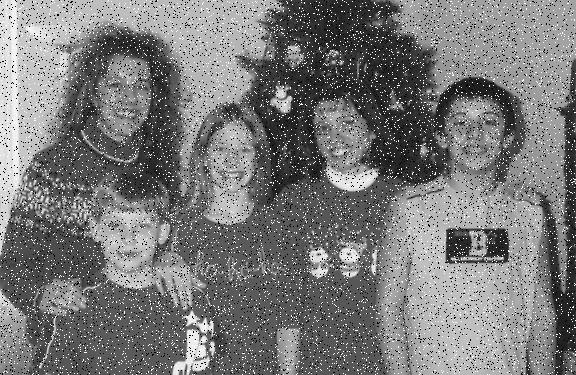
#> input picture momandkids.jpg, 576 x 375 px
$ python pa13d.py
#> lines starting #> are read from the running program, lines starting #| are printed output that depends on the picture
#!/usr/bin/env python3
# -*- coding: utf-8 -*-
"""
Created on Sun Feb 18 17:47:37 2018

@author: Richard Guinto
"""

import numpy as np
import cv2
import matplotlib.pyplot as plt
import sys

filename = 'momandkids.jpg'
if len(sys.argv) > 1 :
    filename = sys.argv[1]


img = cv2.imread(filename)
#> img is the input picture: shape (375, 576, 3); min 0, max 255, mean 121
gray = cv2.cvtColor(img, cv2.COLOR_BGR2GRAY)
median5 = cv2.medianBlur(gray, 5)

blur = cv2.GaussianBlur(median5, (5,5),3)
sharp1 = cv2.addWeighted(median5, 1.5, blur, -0.5, 0)

median3 = cv2.medianBlur(gray, 3)
#plt.imshow(median3, cmap='gray')
#plt.show()
median33 = cv2.medianBlur(median3, 3)

blur = cv2.GaussianBlur(median33, (5,5),3)
sharp2 = cv2.addWeighted(median33, 1.5, blur, -0.5, 0)

#add text labels into each image to be displayed on screen
cv2.putText(sharp2,'(d) Sharpen double median filter 3x3', (10,20), cv2.FONT_HERSHEY_PLAIN, 1, (255,255,255))
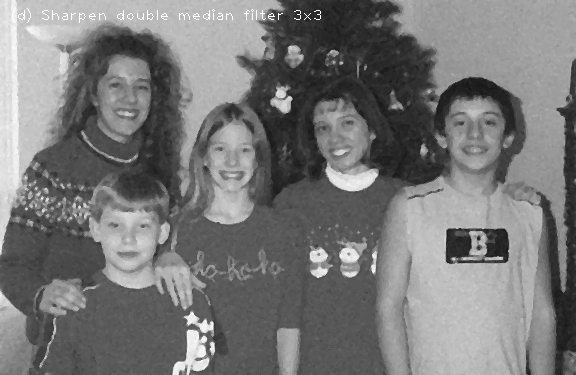
#> sharp2: shape (375, 576); min 20, max 255, mean 120.2
cv2.putText(sharp1,'(c) Sharpen (b)', (10,20), cv2.FONT_HERSHEY_PLAIN, 1, (255,255,255))
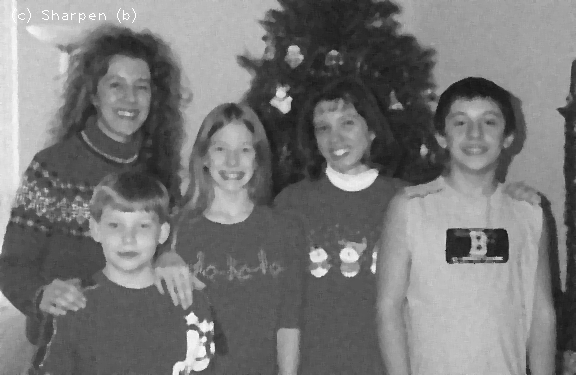
#> sharp1: shape (375, 576); min 24, max 255, mean 120
cv2.putText(median5,'(b) with Median Filter 5x5', (10,20), cv2.FONT_HERSHEY_PLAIN, 1, (255,255,255))
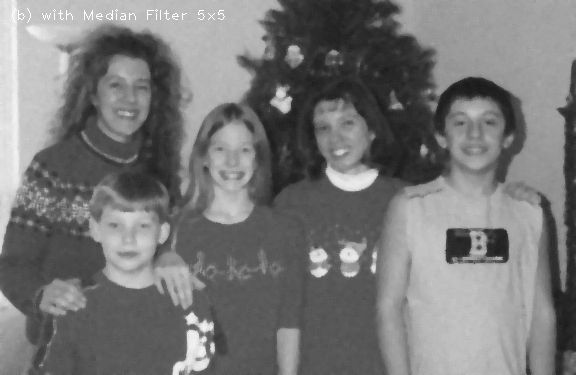
#> median5: shape (375, 576); min 26, max 255, mean 120
cv2.putText(gray,'(a) Original', (10,20), cv2.FONT_HERSHEY_PLAIN, 1, (255,255,255))
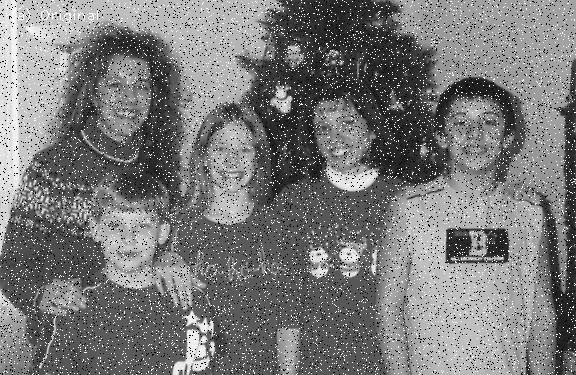
#> gray: shape (375, 576); min 0, max 255, mean 121

#concatenate all images into 2x2 canvas
canvas1 = np.hstack([gray, median5])
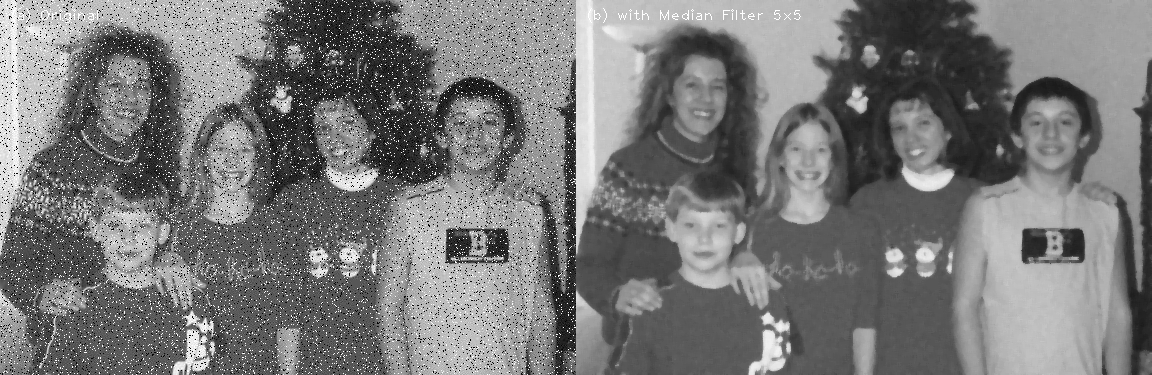
#> canvas1: shape (375, 1152); min 0, max 255, mean 120.5
canvas2 = np.hstack([sharp1, sharp2])
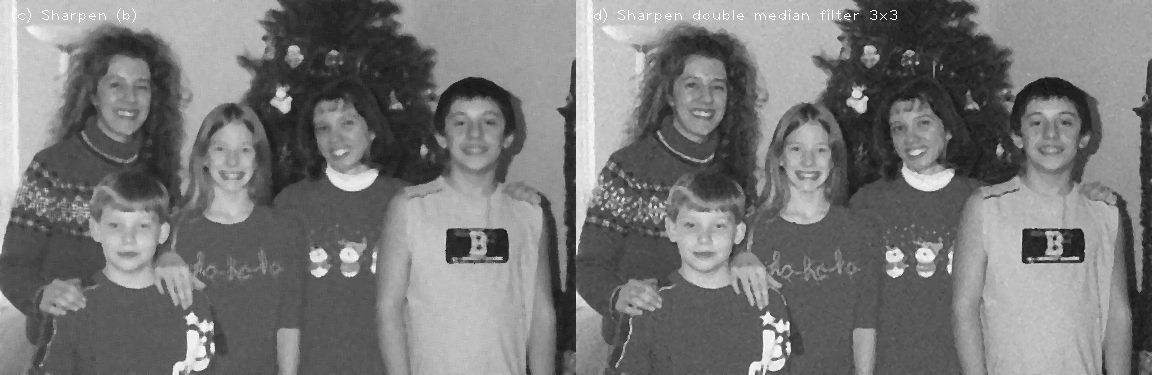
#> canvas2: shape (375, 1152); min 20, max 255, mean 120.1
canvas = np.vstack([canvas1, canvas2])
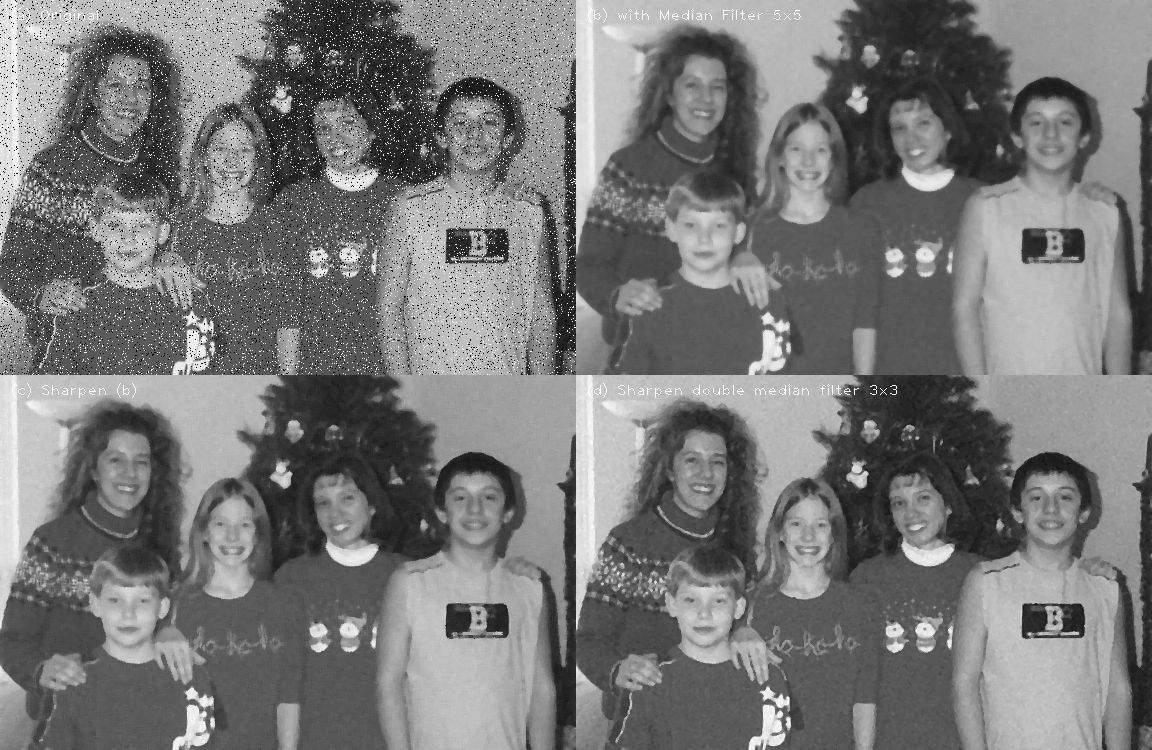
#> canvas: shape (750, 1152); min 0, max 255, mean 120.3

cv2.imshow('press q to close', canvas)
cv2.waitKey(0)
cv2.destroyAllWindows()

$ run again, with cameraman2.jpg copied over momandkids.jpg
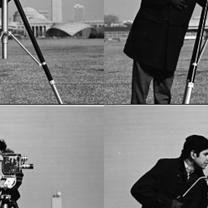
#> input picture cameraman2.jpg, 208 x 208 px
#> img is the input picture: shape (208, 208, 3); min 0, max 255, mean 119.3
#> `canvas2 = np.hstack([sharp1, sharp2])`:
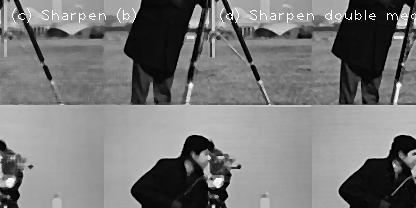
#> canvas2: shape (208, 416); min 0, max 255, mean 119.8
#> `canvas = np.vstack([canvas1, canvas2])`:
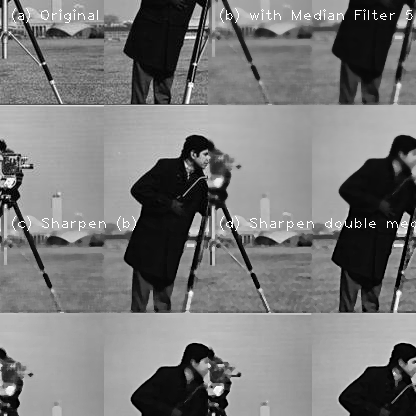
#> canvas: shape (416, 416); min 0, max 255, mean 119.9
